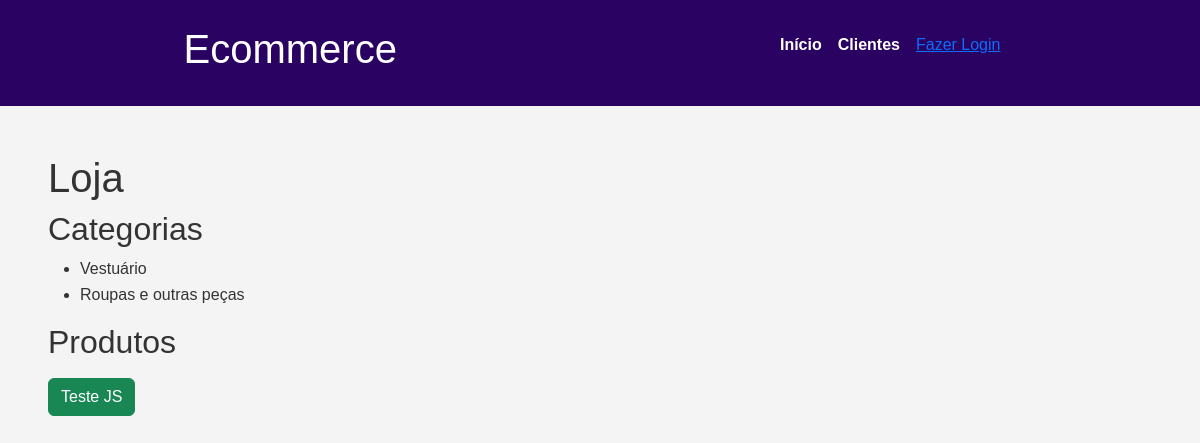
The app's page /, older data.
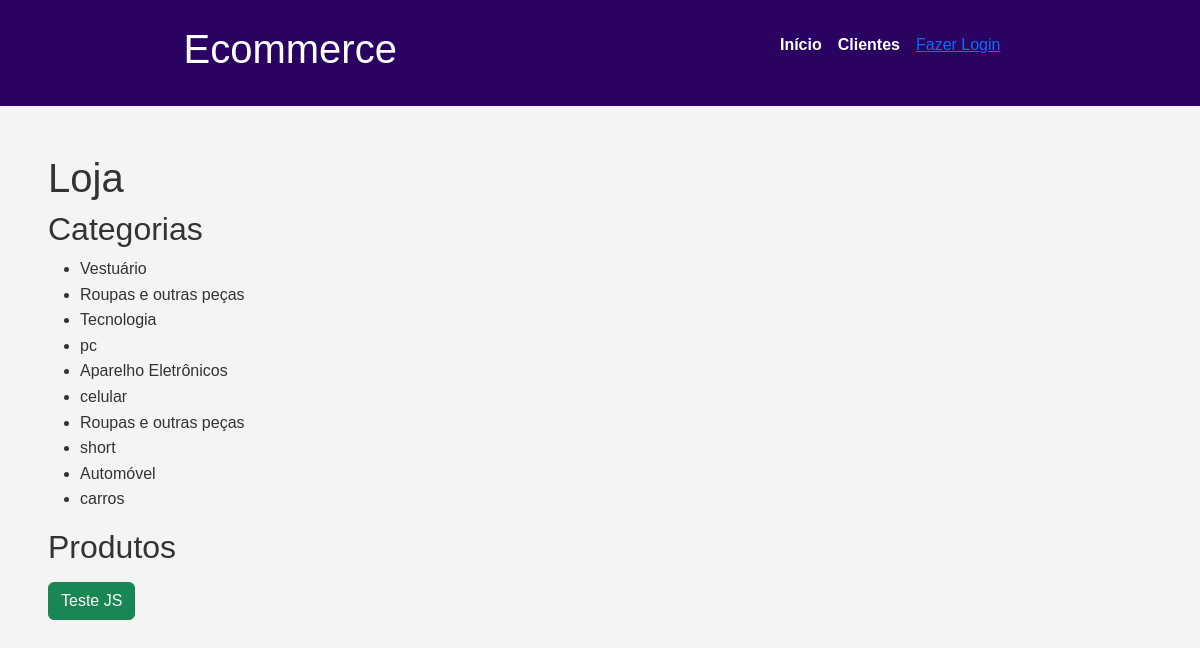
The same page, newer data.
### categorias/models.py (models this page shows, shortened)
class Categoria(models.Model):
    categoria = models.CharField(max_length=100)
    descricao = models.TextField()

### categorias/views.py (the view)
# urls.py: path('', views.home, name='home'),
def home(request):
    categorias = Categoria.objects.all()
    produtos = Produto.objects.all()
    return render(request,'categoria/index.html', {'categorias': categorias, 'produtos': produtos})

### categorias/templates/categoria/index.html (shortened to what this page needs)
{% extends 'base.html' %}
{% block content %}
    <h1>Loja</h1>
    <h2>Categorias</h2>
    <ul>
        {% for categoria in categorias %}
            <li>{{ categoria.categoria }}</li>
            <li>{{ categoria.descricao }}</li>
        {% endfor %}
    </ul>
    <h2>Produtos</h2>
{% endblock %}

### templates/base.html (shortened to what this page needs)
{% load static %}
<!DOCTYPE html>
<html lang="pt-BR">
<head>
    <link href="https://cdn.jsdelivr.net/npm/bootstrap@5.3.8/dist/css/bootstrap.min.css" rel="stylesheet">
    <link rel="stylesheet" href="{% static 'css/style.css'%}">
</head>
<body>
    {% include 'components/_navbar.html' %}
    <main>
        {% block content %}
        {% endblock %}
        <button id="btn-alerta" class="btn btn-success">Teste JS</button>
    </main>
</body>
</html>

### templates/components/_navbar.html
<header class="header">
    <h1>Ecommerce</h1>
    <nav>
        <ul class="menu">
            <li><a href="{% url 'home' %}">Início</a></li>
            <li><a href="{% url 'clientes' %}">Clientes</a></li>
            {% if user.is_authenticated %}
                <span>Olá, <strong>{{user.username}}</strong>!</span>
                {% if perms.loja.view_relatorio_vendas %}
                <a href="{% url 'painel_financeiro' %}">Painel Financeiro</a>
                {% endif %}
                <a href="{% url 'logout_cliente' %}">Sair</a>
            {% else %}
                <a href="{% url 'login_cliente' %}">Fazer Login</a>
            {% endif %}
        </ul>
    </nav>
</header>

### static/css/style.css (style rules this page uses)
* { margin: 0; padding: 0; box-sizing: border-box; }
html, body { font-family: Arial, Helvetica, sans-serif; background-color: #f4f4f4; color: #333; line-height: 1.6; }
.header { background-color: #2a0262; color: #fff; padding: 1rem 0; display: flex; justify-content: space-around; align-items: center; }
.menu { color: #fff; padding: 1rem; display: flex; }
.menu li { list-style: none; margin-right: 1rem; }
.menu li a { color: #fff; font-weight: bold; text-decoration: none; }
main { padding: 3rem; }

Row changes from the older to the newer data that the page shows:
added Categoria: categoria "Tecnologia", descricao "pc"
added Categoria: categoria "Aparelho Eletrônicos", descricao "celular"
added Categoria: categoria "Roupas e outras peças", descricao "short"
added Categoria: categoria "Automóvel", descricao "carros"
